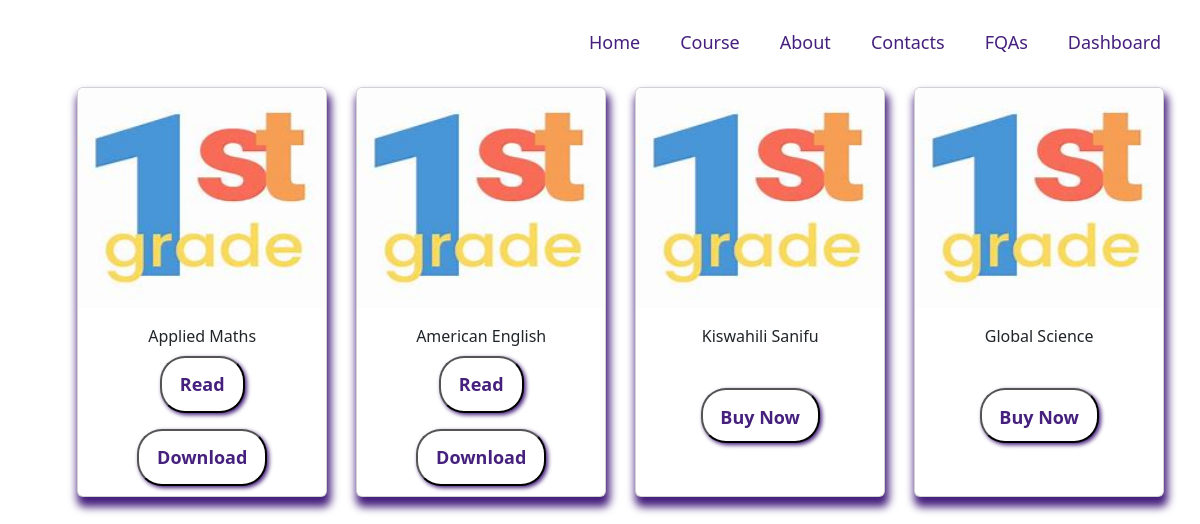
Page /grade1 on the committed database.
### homepage/models.py (models this page shows)
class GradeOne(models.Model):
    grade=models.CharField(max_length=25 ,null=True)
    title=models.CharField(max_length=25 ,null=True)
    subject=models.CharField(max_length=25 ,null=True)
    profile=models.FileField(null=True,upload_to='homepage/pdfs/')
    course_image=models.ImageField(null=True,upload_to='homepage/covers/')
    date=models.DateTimeField(auto_now=True,null=True)
    CATEGORY_CHOICES=(
        ('Paid','Paid'),
        ('Free','Free'),
    )
    category=models.CharField(max_length=6, choices =CATEGORY_CHOICES ,null=True)

### homepage/views.py (the view)
# urls.py: path('grade1',grade1_course_list, name="grade1_course_list"),
def grade1_course_list(request):
    courses=GradeOne.objects.all()
    return render(request,"grades/first/grade1_course_list.html",{ "courses":courses})

### homepage/templates/grades/first/grade1_course_list.html (shortened to what this page needs)
{% include 'grades/list.html' %}
<!DOCTYPE html>
<html lang="en">
<head>
</head>
<body>
</body>
</html>

### homepage/templates/grades/list.html (shortened to what this page needs)
{% include 'navbar.html' %}
<!DOCTYPE html>
<html lang="en">
<head>
    <link href="https://cdn.jsdelivr.net/npm/bootstrap@5.2.2/dist/css/bootstrap.min.css" rel="stylesheet">
</head>
<body>
    {% for course in courses %}
  <div class="container">
    <div class="row " >
        <div class="col-md-3">
            <div class="card body-session">
                {% if course.course_image %}
                <img src="{{ course.course_image.url}}" alt="{{ course.title}}" class="card-img-top">
                {% else %}
                <span class="text-muted">No PDF</span>
                {% endif %}
                <div class="card-body">
                    <div class="card-title ">
                        {{ course.title }}
                    </div>
                    {% if course.category == 'Free' %}
                    <div class="card-text ">
                    {% if course.profile %}
                   <button> <a href="{{ course.profile.url }}" download class="btn-outline-primary" >Read</a></button>
                    {% else %}
                    <span class="text-muted">No PDF</span>
                    {% endif %}
                    </div>
                </div>
                 <div class="card-text">
                        {% if course.profile %}
                     <button>   <a href="{{ course.profile.url }}" download class="btn-outline-sucess" target="_blank">Download</a></button>
                        {% else %}
                        <span class="text-muted">No PDF</span>
                        {% endif %}
                    </div>
                    {% else %}
                    <button class="buy"> <a href="{% url 'login' %}">Buy Now</a></button>
                    {% endif %}
             </div>
        </div>
    </div>
</div>
</div>
{% endfor%}
</body>
</body>
</html>

### homepage/templates/grades/list.html (style rules this page uses)
img { height: 220px; width: 250px; }
.row { float: left; align-items: center; }
.card { width: 250px; height: 410px; margin: 3px 14.5px; box-shadow:2px 8px 8px 2px rgb(70,32,125); left: 40%; padding-bottom: 20%; margin-top: -30px; }
.card-title { text-align: center; }
button a { margin:10px ; text-decoration: none; display: block; color: rgb(70,32,125); font-weight: 600; font-size: 18px; padding: 2px 2px 2px 2px; }
.buy { margin-top: 40px; width: 55%; height: 38%; border-radius: 25px; font-weight: 700; font-size: 18px; text-decoration: none; display: block; color: rgb(70,32,125); font-weight: 600; font-size: 18px; padding: 2px 2px 2px 2px; top:700px; background-color:white; color: rgb(70,32,125) !important; box-shadow: 2px 2px 4px rgb(70,32,125); }
button { border-radius: 25px; display: block; margin: 0 auto; background-color: white; box-shadow: 2px 2px 4px rgb(70,32,125); color: white; }

### rows in the picture
GradeOne: course_image (picture), title "Applied Maths"
GradeOne: course_image (picture), title "American English"
GradeOne: course_image (picture), title "Kiswahili Sanifu", category "Buy Now"
GradeOne: course_image (picture), title "Global Science", category "Buy Now"
